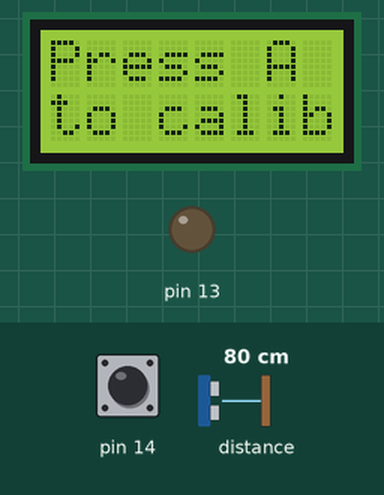
Recording of a sketch running on a simulated Arduino Leonardo, built with avr-gcc and run on an emulated ATmega32U4. Parts: 8×2 character LCD, output pins drawn as LEDs (lit = HIGH). The test bench sets the inputs (shaded band); at power-on: pin 14 HIGH, distance to the obstacle 80 cm. What the sketch prints to the serial monitor is not drawn.

Above: at 0.8 s.
0.9 s: pin 14 pulled LOW for 0.15 s
At 1.1 s:
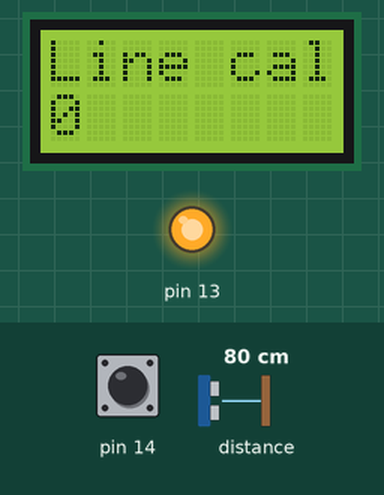
At 12.5 s:
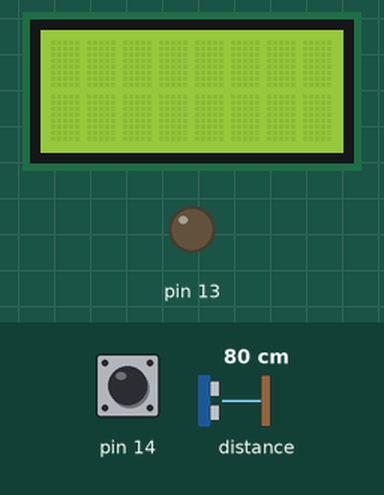
Timing chart, 0 to 12.8 s (numbered marks = the images above; inputs shaded):
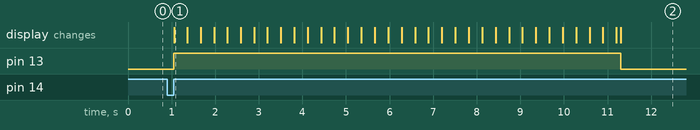

Measured:
- after the input at 0.9 s, pin 13: LOW → HIGH after 0.15 s, → LOW 10.3 s later; the display: changes after 0.16 s (image 1)

The sketch:

starter_code.ino
```cpp
#include <Wire.h>
#include <Zumo32U4.h>

Zumo32U4LineSensors lineSensors;
Zumo32U4Motors motors;
Zumo32U4ButtonA buttonA;
Zumo32U4LCD lcd;
Zumo32U4ProximitySensors proxSensors;

//number of sensors on the Zumo.
//the robot has 5 sensors, but we will only use 3.
#define NUM_SENSORS 3
//array of sensor values
unsigned int lineSensorValues[NUM_SENSORS];

//a variable to hold the integer value from the distance sensor.
//this variable goes from about 2 to about 6. 6 is very close, 2 is far.
int proxDist = 0;

//routine for calibrating the sensors
//this function was written by Ben Schmidel from Pololu, copied here.
//this allows you to calibrate the sensors right when zumo powers up.
//The calibration sets the threshold value for the sensors to distinguish
//between the track (dark) and surroundings (light).
//INSTRUCTIONS:  During calibration mode, slide the zumo laterally across
//the track so that all of the line sensors are alternately exposed to a
//a light surface and a dark surface.
void calibrateLineSensors()
{
  // To indicate we are in calibration mode, turn on the yellow LED
  // and print "Line cal" on the LCD.
  ledYellow(1);
  lcd.clear();
  lcd.print(F("Line cal"));

  for (uint16_t i = 0; i < 400; i++)
  {
    lcd.gotoXY(0, 1);
    lcd.print(i);
    lineSensors.calibrate();
  }

  ledYellow(0);
  lcd.clear();
}


void setup()
{
  Serial.begin(115200);
  //initialize 3 line sensors... middle, and two far outside.
  lineSensors.initThreeSensors();
  //initialize only the front proximity sensor
  proxSensors.initFrontSensor();

  // Wait for button A to be pressed and released.
  lcd.clear();
  lcd.print(F("Press A"));
  lcd.gotoXY(0, 1);
  lcd.print(F("to calib"));
  buttonA.waitForButton();

  //this will loop until you move the zumo across the line several times by hand.
  calibrateLineSensors();
}

void loop()
{

  //update line sensor array reading
  lineSensors.readCalibrated(lineSensorValues);
  //read proxSensor to see if there's an obstacle.
  proxSensors.read();

  // Our "error" is how far we are away from the center of the
  // line. This is the integer version in counts
  int error = readLineAAB(lineSensorValues);
  //this is a rough conversion from counts to meters. we have
  //a useable detection range of about 1 cm either way from the line.
  //your controller must be pretty good to avoid losing the line!
  float lineerror_m = error*0.01/700;//this scaling is approximate. YMMV.
  //this pulls a value from the proximity sensor, which we read above.
  int proxCounts = proxSensors.countsFrontWithLeftLeds();
  //print the error from the line and the
  Serial.print(lineerror_m, 10);
  Serial.print("\t");
  Serial.println(proxCounts);

  //short delay to allow the analog to digital converters to settle.
  delayMicroseconds(1000);


}


//prof. Brown's function to read a fat (3.5") line and turn into an "error"
int readLineAAB(unsigned int vals[5]){
  //function returns integer counts representing error from line center
  //values 0, 2, 4 are the actual 3 sensors
  int pos = vals[1]+vals[0]-vals[2]-1000;
  return pos;
}
```
